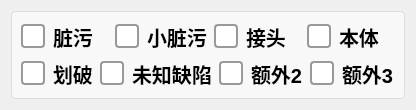
     <widget class="QWidget" name="tab">
      <attribute name="title">
       <string>分数界面内容可选显示</string>
      </attribute>
      <layout class="QGridLayout" name="gridLayout_11">
       <item row="0" column="0">
        <widget class="QGroupBox" name="groupBox_33">
         <property name="styleSheet">
          <string notr="true">QGroupBox {
    border: 1px solid #DDD;
    border-radius: 4px;
    font: bold 14px;
    color: #666;
    background-color: #F8F8F8;
}

QGroupBox::title {
    subcontrol-origin: margin;
    subcontrol-position: top left;
    left: 10px;
    padding: 0 5px;
}</string>
         </property>
         <property name="title">
          <string/>
         </property>
         <layout class="QGridLayout" name="gridLayout_23">
          <item row="0" column="0">
           <layout class="QVBoxLayout" name="verticalLayout_26">
            <item>
             <layout class="QHBoxLayout" name="horizontalLayout_90">
              <item>
               <widget class="QCheckBox" name="ckb_zangwu">
                <property name="sizePolicy">
                 <sizepolicy hsizetype="Minimum" vsizetype="Minimum">
                  <horstretch>0</horstretch>
                  <verstretch>0</verstretch>
                 </sizepolicy>
                </property>
                <property name="styleSheet">
                 <string notr="true">QCheckBox {
    spacing: 8px;
    font-size: 20px;
    color: #333;
    font-weight: bold;        
    color:  rgb(0, 0, 0);       
}

/* 未选中状态 */
QCheckBox::indicator {
    width: 20px;
    height: 20px;
    border-radius: 4px; /* 方形，圆角可适当调整 */
    border: 2px solid #999;
    background: #ffffff;
}

/* 悬停效果 */
QCheckBox::indicator:hover {
    border: 2px solid #666;
}

/* 选中状态 */
QCheckBox::indicator:checked {
    border: 2px solid #2196F3;
    background-color: qradialgradient(
        cx:0.5, cy:0.5,
        radius:0.4,
        fx:0.5, fy:0.5,
        stop:0 #2196F3,
        stop:1 transparent
    );
}

/* 禁用状态 */
QCheckBox::indicator:disabled {
    border: 2px solid #ccc;
    background: #eee;
}

/* 选中时的文字颜色 */
QCheckBox:checked {
    color: #2196F3;
    font-weight: 500;
}

/* 点击动画效果 */
QCheckBox::indicator:pressed {
    border: 2px solid #1565C0;
    background-color: qradialgradient(
        cx:0.5, cy:0.5,
        radius:0.5,
        fx:0.5, fy:0.5,
        stop:0 #BBDEFB,
        stop:1 transparent
    );
}</string>
                </property>
                <property name="text">
                 <string>脏污</string>
                </property>
               </widget>
              </item>
              <item>
               <widget class="QCheckBox" name="ckb_xiaozangwu">
                <property name="sizePolicy">
                 <sizepolicy hsizetype="Minimum" vsizetype="Minimum">
                  <horstretch>0</horstretch>
                  <verstretch>0</verstretch>
                 </sizepolicy>
                </property>
                <property name="styleSheet">
                 <string notr="true">QCheckBox {
    spacing: 8px;
    font-size: 20px;
    color: #333;
    font-weight: bold;        
    color:  rgb(0, 0, 0);       
}

/* 未选中状态 */
QCheckBox::indicator {
    width: 20px;
    height: 20px;
    border-radius: 4px; /* 方形，圆角可适当调整 */
    border: 2px solid #999;
    background: #ffffff;
}

/* 悬停效果 */
QCheckBox::indicator:hover {
    border: 2px solid #666;
}

/* 选中状态 */
QCheckBox::indicator:checked {
    border: 2px solid #2196F3;
    background-color: qradialgradient(
        cx:0.5, cy:0.5,
        radius:0.4,
        fx:0.5, fy:0.5,
        stop:0 #2196F3,
        stop:1 transparent
    );
}

/* 禁用状态 */
QCheckBox::indicator:disabled {
    border: 2px solid #ccc;
    background: #eee;
}

/* 选中时的文字颜色 */
QCheckBox:checked {
    color: #2196F3;
    font-weight: 500;
}

/* 点击动画效果 */
QCheckBox::indicator:pressed {
    border: 2px solid #1565C0;
    background-color: qradialgradient(
        cx:0.5, cy:0.5,
        radius:0.5,
        fx:0.5, fy:0.5,
        stop:0 #BBDEFB,
        stop:1 transparent
    );
}</string>
                </property>
                <property name="text">
                 <string>小脏污</string>
                </property>
               </widget>
              </item>
              <item>
               <widget class="QCheckBox" name="ckb_jietou">
                <property name="sizePolicy">
                 <sizepolicy hsizetype="Minimum" vsizetype="Minimum">
                  <horstretch>0</horstretch>
                  <verstretch>0</verstretch>
                 </sizepolicy>
                </property>
                <property name="styleSheet">
                 <string notr="true">QCheckBox {
    spacing: 8px;
    font-size: 20px;
    color: #333;
    font-weight: bold;        
    color:  rgb(0, 0, 0);       
}

/* 未选中状态 */
QCheckBox::indicator {
    width: 20px;
    height: 20px;
    border-radius: 4px; /* 方形，圆角可适当调整 */
    border: 2px solid #999;
    background: #ffffff;
}

/* 悬停效果 */
QCheckBox::indicator:hover {
    border: 2px solid #666;
}

/* 选中状态 */
QCheckBox::indicator:checked {
    border: 2px solid #2196F3;
    background-color: qradialgradient(
        cx:0.5, cy:0.5,
        radius:0.4,
        fx:0.5, fy:0.5,
        stop:0 #2196F3,
        stop:1 transparent
    );
}

/* 禁用状态 */
QCheckBox::indicator:disabled {
    border: 2px solid #ccc;
    background: #eee;
}

/* 选中时的文字颜色 */
QCheckBox:checked {
    color: #2196F3;
    font-weight: 500;
}

/* 点击动画效果 */
QCheckBox::indicator:pressed {
    border: 2px solid #1565C0;
    background-color: qradialgradient(
        cx:0.5, cy:0.5,
        radius:0.5,
        fx:0.5, fy:0.5,
        stop:0 #BBDEFB,
        stop:1 transparent
    );
}</string>
                </property>
                <property name="text">
                 <string>接头</string>
                </property>
               </widget>
              </item>
              <item>
               <widget class="QCheckBox" name="ckb_body">
                <property name="sizePolicy">
                 <sizepolicy hsizetype="Minimum" vsizetype="Minimum">
                  <horstretch>0</horstretch>
                  <verstretch>0</verstretch>
                 </sizepolicy>
                </property>
                <property name="styleSheet">
                 <string notr="true">QCheckBox {
    spacing: 8px;
    font-size: 20px;
    color: #333;
    font-weight: bold;        
    color:  rgb(0, 0, 0);       
}

/* 未选中状态 */
QCheckBox::indicator {
    width: 20px;
    height: 20px;
    border-radius: 4px; /* 方形，圆角可适当调整 */
    border: 2px solid #999;
    background: #ffffff;
}

/* 悬停效果 */
QCheckBox::indicator:hover {
    border: 2px solid #666;
}

/* 选中状态 */
QCheckBox::indicator:checked {
    border: 2px solid #2196F3;
    background-color: qradialgradient(
        cx:0.5, cy:0.5,
        radius:0.4,
        fx:0.5, fy:0.5,
        stop:0 #2196F3,
        stop:1 transparent
    );
}

/* 禁用状态 */
QCheckBox::indicator:disabled {
    border: 2px solid #ccc;
    background: #eee;
}

/* 选中时的文字颜色 */
QCheckBox:checked {
    color: #2196F3;
    font-weight: 500;
}

/* 点击动画效果 */
QCheckBox::indicator:pressed {
    border: 2px solid #1565C0;
    background-color: qradialgradient(
        cx:0.5, cy:0.5,
        radius:0.5,
        fx:0.5, fy:0.5,
        stop:0 #BBDEFB,
        stop:1 transparent
    );
}</string>
                </property>
                <property name="text">
                 <string>本体</string>
                </property>
               </widget>
              </item>
             </layout>
            </item>
            <item>
             <layout class="QHBoxLayout" name="horizontalLayout_91">
              <item>
               <widget class="QCheckBox" name="ckb_huapo">
                <property name="sizePolicy">
                 <sizepolicy hsizetype="Minimum" vsizetype="Minimum">
                  <horstretch>0</horstretch>
                  <verstretch>0</verstretch>
                 </sizepolicy>
                </property>
                <property name="styleSheet">
                 <string notr="true">QCheckBox {
    spacing: 8px;
    font-size: 20px;
    color: #333;
    font-weight: bold;        
    color:  rgb(0, 0, 0);       
}

/* 未选中状态 */
QCheckBox::indicator {
    width: 20px;
    height: 20px;
    border-radius: 4px; /* 方形，圆角可适当调整 */
    border: 2px solid #999;
    background: #ffffff;
}

/* 悬停效果 */
QCheckBox::indicator:hover {
    border: 2px solid #666;
}

/* 选中状态 */
QCheckBox::indicator:checked {
    border: 2px solid #2196F3;
    background-color: qradialgradient(
        cx:0.5, cy:0.5,
        radius:0.4,
        fx:0.5, fy:0.5,
        stop:0 #2196F3,
        stop:1 transparent
    );
}

/* 禁用状态 */
QCheckBox::indicator:disabled {
    border: 2px solid #ccc;
    background: #eee;
}

/* 选中时的文字颜色 */
QCheckBox:checked {
    color: #2196F3;
    font-weight: 500;
}

/* 点击动画效果 */
QCheckBox::indicator:pressed {
    border: 2px solid #1565C0;
    background-color: qradialgradient(
        cx:0.5, cy:0.5,
        radius:0.5,
        fx:0.5, fy:0.5,
        stop:0 #BBDEFB,
        stop:1 transparent
    );
}</string>
                </property>
                <property name="text">
                 <string>划破</string>
                </property>
               </widget>
              </item>
              <item>
               <widget class="QCheckBox" name="ckb_weizhiquexian">
                <property name="sizePolicy">
                 <sizepolicy hsizetype="Minimum" vsizetype="Minimum">
                  <horstretch>0</horstretch>
                  <verstretch>0</verstretch>
                 </sizepolicy>
                </property>
                <property name="styleSheet">
                 <string notr="true">QCheckBox {
    spacing: 8px;
    font-size: 20px;
    color: #333;
    font-weight: bold;        
    color:  rgb(0, 0, 0);       
}

/* 未选中状态 */
QCheckBox::indicator {
    width: 20px;
    height: 20px;
    border-radius: 4px; /* 方形，圆角可适当调整 */
    border: 2px solid #999;
    background: #ffffff;
}

/* 悬停效果 */
QCheckBox::indicator:hover {
    border: 2px solid #666;
}

/* 选中状态 */
QCheckBox::indicator:checked {
    border: 2px solid #2196F3;
    background-color: qradialgradient(
        cx:0.5, cy:0.5,
        radius:0.4,
        fx:0.5, fy:0.5,
        stop:0 #2196F3,
        stop:1 transparent
    );
}

/* 禁用状态 */
QCheckBox::indicator:disabled {
    border: 2px solid #ccc;
    background: #eee;
}

/* 选中时的文字颜色 */
QCheckBox:checked {
    color: #2196F3;
    font-weight: 500;
}

/* 点击动画效果 */
QCheckBox::indicator:pressed {
    border: 2px solid #1565C0;
    background-color: qradialgradient(
        cx:0.5, cy:0.5,
        radius:0.5,
        fx:0.5, fy:0.5,
        stop:0 #BBDEFB,
        stop:1 transparent
    );
}</string>
                </property>
                <property name="text">
                 <string>未知缺陷</string>
                </property>
               </widget>
              </item>
              <item>
               <widget class="QCheckBox" name="ckb_extra4">
                <property name="sizePolicy">
                 <sizepolicy hsizetype="Minimum" vsizetype="Minimum">
                  <horstretch>0</horstretch>
                  <verstretch>0</verstretch>
                 </sizepolicy>
                </property>
                <property name="styleSheet">
                 <string notr="true">QCheckBox {
    spacing: 8px;
    font-size: 20px;
    color: #333;
    font-weight: bold;        
    color:  rgb(0, 0, 0);       
}

/* 未选中状态 */
QCheckBox::indicator {
    width: 20px;
    height: 20px;
    border-radius: 4px; /* 方形，圆角可适当调整 */
    border: 2px solid #999;
    background: #ffffff;
}

/* 悬停效果 */
QCheckBox::indicator:hover {
    border: 2px solid #666;
}

/* 选中状态 */
QCheckBox::indicator:checked {
    border: 2px solid #2196F3;
    background-color: qradialgradient(
        cx:0.5, cy:0.5,
        radius:0.4,
        fx:0.5, fy:0.5,
        stop:0 #2196F3,
        stop:1 transparent
    );
}

/* 禁用状态 */
QCheckBox::indicator:disabled {
    border: 2px solid #ccc;
    background: #eee;
}

/* 选中时的文字颜色 */
QCheckBox:checked {
    color: #2196F3;
    font-weight: 500;
}

/* 点击动画效果 */
QCheckBox::indicator:pressed {
    border: 2px solid #1565C0;
    background-color: qradialgradient(
        cx:0.5, cy:0.5,
        radius:0.5,
        fx:0.5, fy:0.5,
        stop:0 #BBDEFB,
        stop:1 transparent
    );
}</string>
                </property>
                <property name="text">
                 <string>额外2</string>
                </property>
               </widget>
              </item>
              <item>
               <widget class="QCheckBox" name="ckb_extra5">
                <property name="sizePolicy">
                 <sizepolicy hsizetype="Minimum" vsizetype="Minimum">
                  <horstretch>0</horstretch>
                  <verstretch>0</verstretch>
                 </sizepolicy>
                </property>
                <property name="styleSheet">
                 <string notr="true">QCheckBox {
    spacing: 8px;
    font-size: 20px;
    color: #333;
    font-weight: bold;        
    color:  rgb(0, 0, 0);       
}

/* 未选中状态 */
QCheckBox::indicator {
    width: 20px;
    height: 20px;
    border-radius: 4px; /* 方形，圆角可适当调整 */
    border: 2px solid #999;
    background: #ffffff;
}

/* 悬停效果 */
QCheckBox::indicator:hover {
    border: 2px solid #666;
}

/* 选中状态 */
QCheckBox::indicator:checked {
    border: 2px solid #2196F3;
    background-color: qradialgradient(
        cx:0.5, cy:0.5,
        radius:0.4,
        fx:0.5, fy:0.5,
        stop:0 #2196F3,
        stop:1 transparent
    );
}

/* 禁用状态 */
QCheckBox::indicator:disabled {
    border: 2px solid #ccc;
    background: #eee;
}

/* 选中时的文字颜色 */
QCheckBox:checked {
    color: #2196F3;
    font-weight: 500;
}

/* 点击动画效果 */
QCheckBox::indicator:pressed {
    border: 2px solid #1565C0;
    background-color: qradialgradient(
        cx:0.5, cy:0.5,
        radius:0.5,
        fx:0.5, fy:0.5,
        stop:0 #BBDEFB,
        stop:1 transparent
    );
}</string>
                </property>
                <property name="text">
                 <string>额外3</string>
                </property>
               </widget>
              </item>
             </layout>
            </item>
           </layout>
          </item>
         </layout>
        </widget>
       </item>
      </layout>
     </widget>
